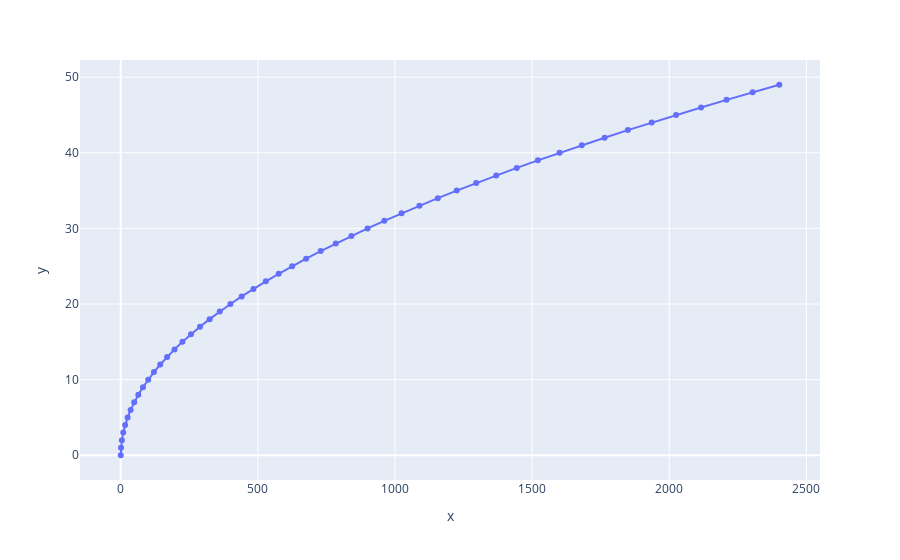

Source (notebook cell):
### Markdown cell above
Enable markers to emphasize the points

### Code cell
fig = px.line(x,y, markers=True)

fig.update_xaxes(title_text='x')
fig.update_yaxes(title_text='y')

fig.show()

### Figure 1 — Plotly figure (JSON) as saved in the notebook; plotly's stock layout.template omitted (floating-point values rounded to 4 significant figures)
{"data": [{"hovertemplate": "x=%{x}<br>index=%{y}<extra></extra>", "legendgroup": "", "line": {"color": "#636efa", "dash": "solid"}, "marker": {"symbol": "circle"}, "mode": "markers+lines", "name": "", "orientation": "h", "showlegend": false, "type": "scatter", "x": [0, 1, 4, 9, 16, 25, 36, 49, 64, 81, 100, 121, 144, 169, 196, 225, 256, 289, 324, 361, 400, 441, 484, 529, 576, 625, 676, 729, 784, 841, 900, 961, 1024, 1089, 1156, 1225, 1296, 1369, 1444, 1521, 1600, 1681, 1764, 1849, 1936, 2025, 2116, 2209, 2304, 2401], "xaxis": "x", "y": [0, 1, 2, 3, 4, 5, 6, 7, 8, 9, 10, 11, 12, 13, 14, 15, 16, 17, 18, 19, 20, 21, 22, 23, 24, 25, 26, 27, 28, 29, 30, 31, 32, 33, 34, 35, 36, 37, 38, 39, 40, 41, 42, 43, 44, 45, 46, 47, 48, 49], "yaxis": "y"}], "layout": {"legend": {"tracegroupgap": 0}, "margin": {"t": 60}, "xaxis": {"anchor": "y", "domain": [0, 1], "title": {"text": "x"}}, "yaxis": {"anchor": "x", "domain": [0, 1], "title": {"text": "y"}}}}
